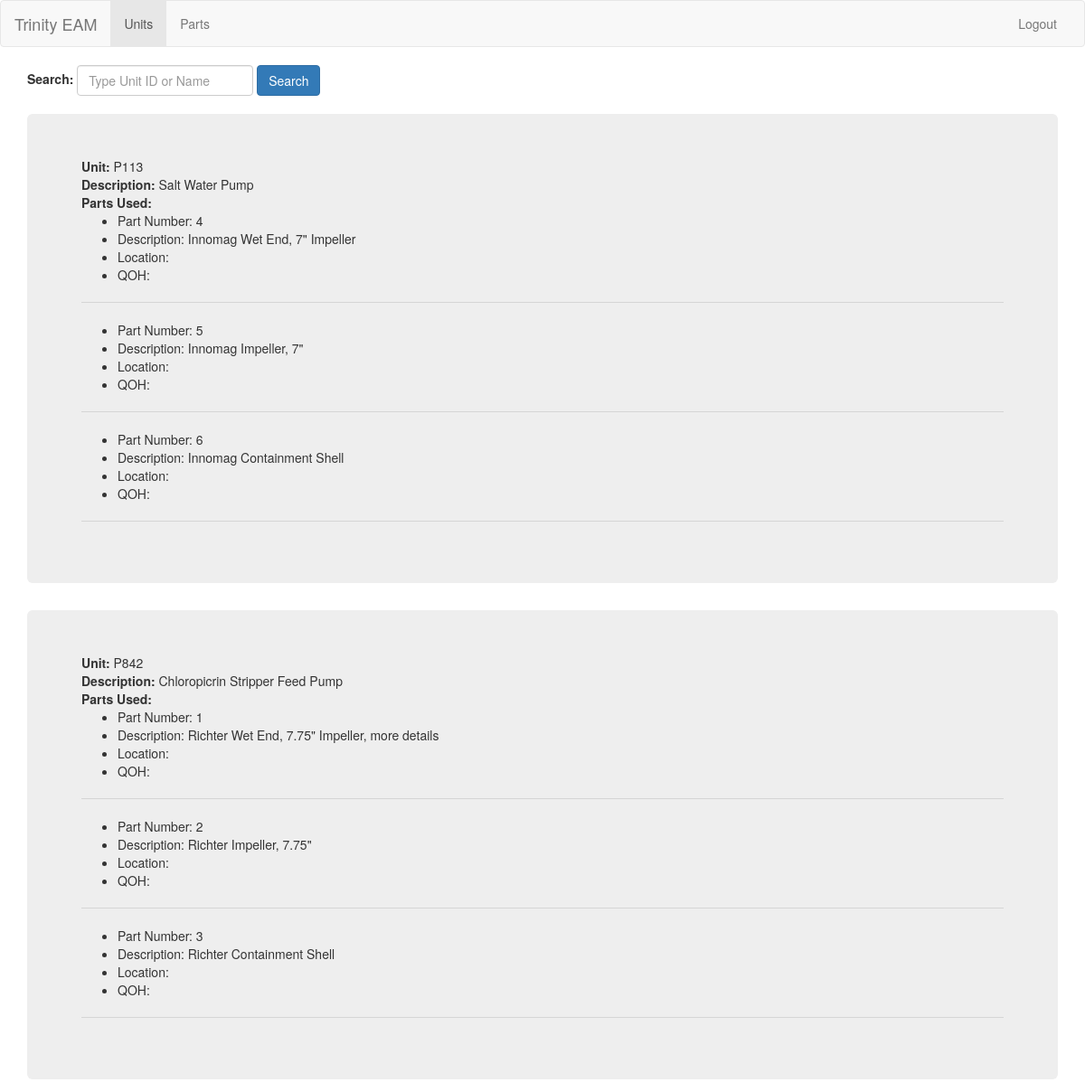
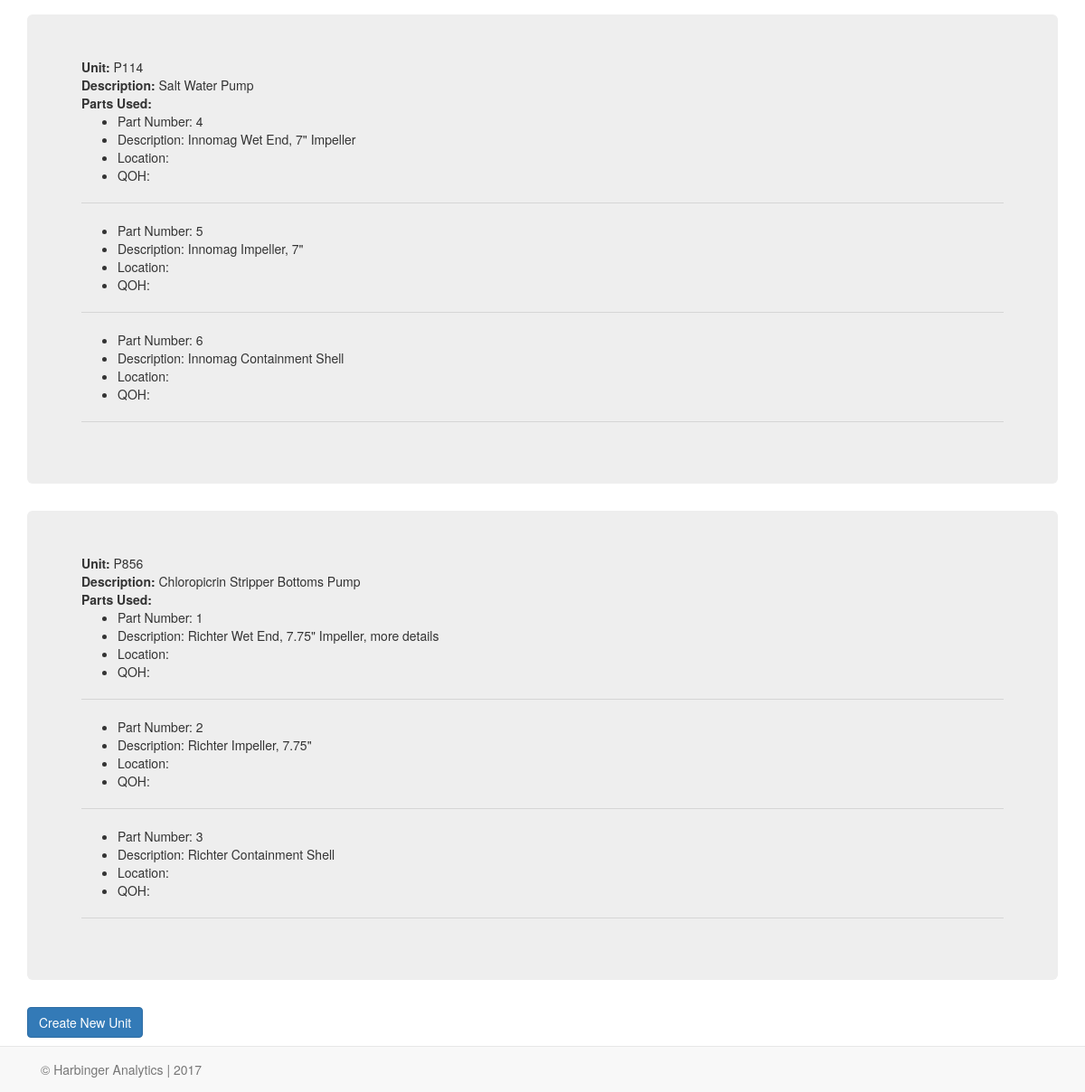
The app's page /units (signed in) with its own data (2 pictures, top to bottom).
### models.py (models this page shows, shortened)
class Unit(db.Model):
    __tablename__="unit"
    id=db.Column(db.Integer, primary_key=True)
    unit_name=db.Column(db.String(200), unique=True)
    description=db.Column(db.String(1000), nullable=True)

class Part(db.Model):
    __tablename__="part"
    id=db.Column(db.Integer, primary_key=True)
    description=db.Column(db.String(1000), nullable=False)
    units=db.relationship('Unit', secondary='unit_part', backref=db.backref('spares', lazy='dynamic'))
    warehouses=db.relationship('Warehouse', secondary='warehouse_part', backref=db.backref('location', lazy='dynamic'))

### app.py (the view)
@app.route('/units')
@login_required
def units():
    units=db.session.query(Unit).all()
    return render_template('units.html', units=units)

### app.py (called while the page is built)
def login_required(f):
    @wraps(f)
    def wrap(*args, **kwargs):
        if 'logged_in' in session:
            return f(*args, **kwargs)
        else:
            flash('You need to login first.')
            return redirect(url_for('login'))
    return wrap

### templates/units.html
{% extends "base.html" %}
{% block content %}
<form class="form-inline">
  <div class="form-group">
    <label for="example-search-input" class="col-2 col-form-label">Search:</label>
      <input class="form-control" type="search" placeholder="Type Unit ID or Name" id="search-input">
      <button type="submit" class="btn btn-primary">Search</button>
  </div>
</form>
<br>
{% for unit in units %}
<div class="jumbotron">
  <strong>Unit:</strong> {{ unit.unit_name }} <br>
  <strong>Description:</strong> {{ unit.description }} <br>
  <strong>Parts Used:</strong>  {% for each in unit.spares %}
    <ul>
      <li>Part Number: {{ each.id}}</li>
      <li>Description: {{each.description}}</li>
      <li>Location: </li>
      <li>QOH:</li>
    </ul>
  <hr>
  {% endfor %}
</div>
  {% endfor %}
  <div class="btn-group">
    <a href="/create_units"><button type="button" class="btn btn-primary">Create New Unit</button></a>
  </div>
{% endblock %}

### records on screen
Unit: unit_name "P113", description "Salt Water Pump"
Part: id "4", description "Innomag Wet End, 7\" Impeller"
Part: id "5", description "Innomag Impeller, 7\""
Part: id "6", description "Innomag Containment Shell"
Unit: unit_name "P842", description "Chloropicrin Stripper Feed Pump"
Part: id "1", description "Richter Wet End, 7.75\" Impeller, more details"
Part: id "2", description "Richter Impeller, 7.75\""
Part: id "3", description "Richter Containment Shell"
Unit: unit_name "P114", description "Salt Water Pump"
Unit: unit_name "P856", description "Chloropicrin Stripper Bottoms Pump"
